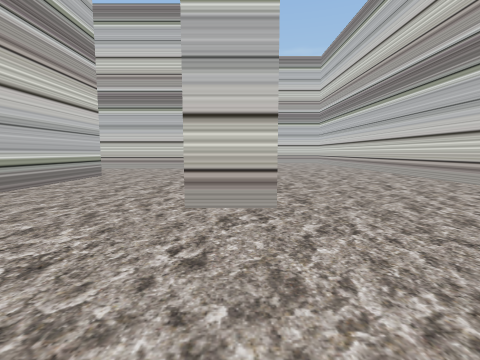
[1] (above)

18 first-person views from a walk through a 3-D level made in the Unity game engine. The camera is 1.5 m above the floor, tilts 6° down and sees 85° across. The floor is counted in squares, 2 m on a side. Each view is taken from the middle of a square. On the plan, view 1 faces up. The plan holds only what a view shows up to about 9 squares ahead; the rest is blank. The place goes on beyond the plan. The player is left out.

[2]
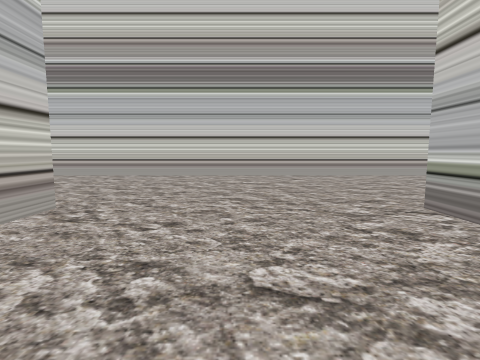

[3]
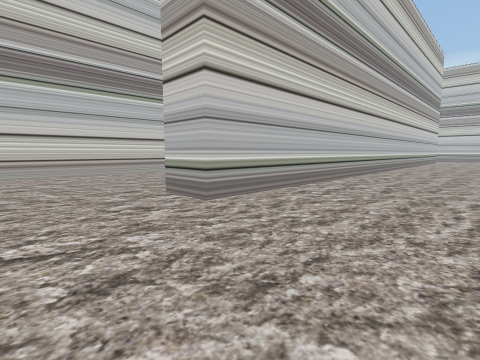

[4]
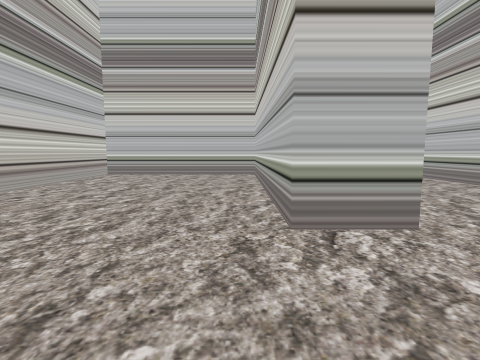

[5]
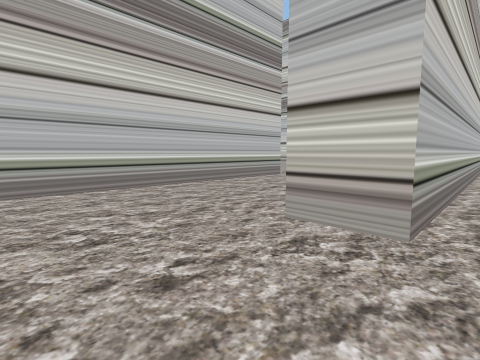

[6]
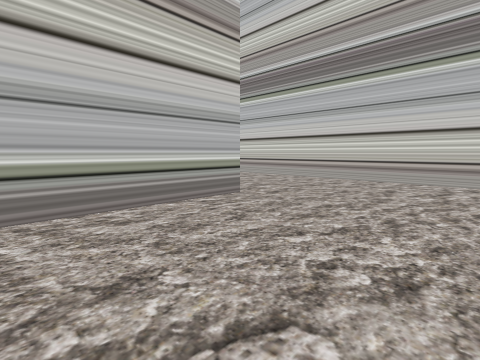

[7]
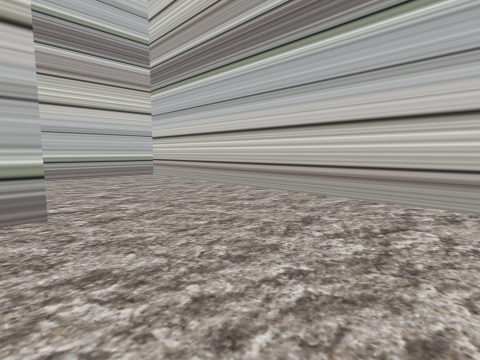

[8]
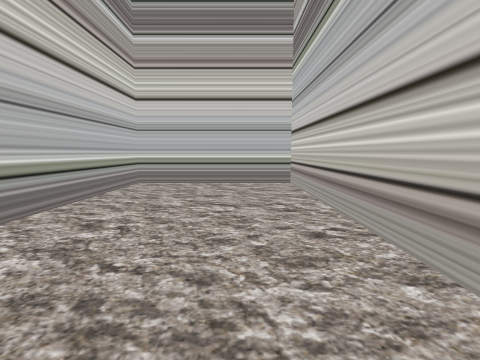

[9]
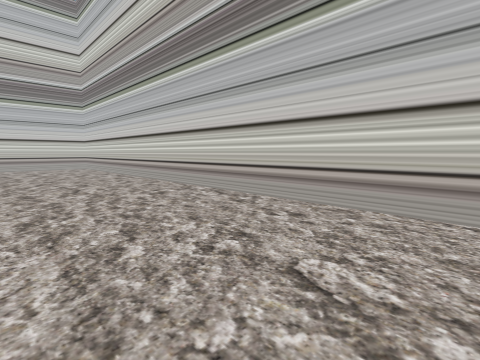

[10]
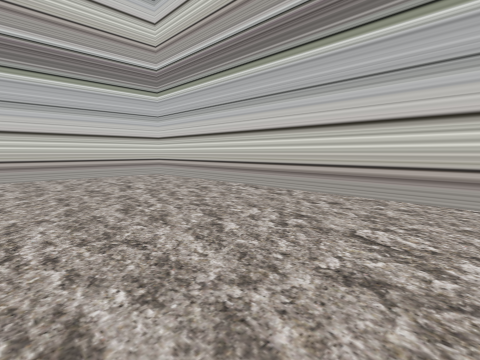

[11]
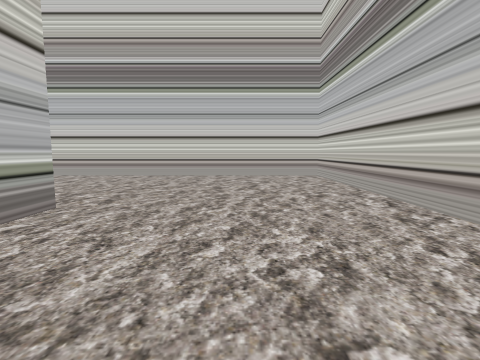

[12]
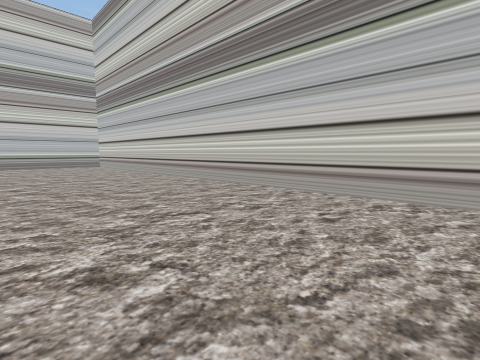

[13]
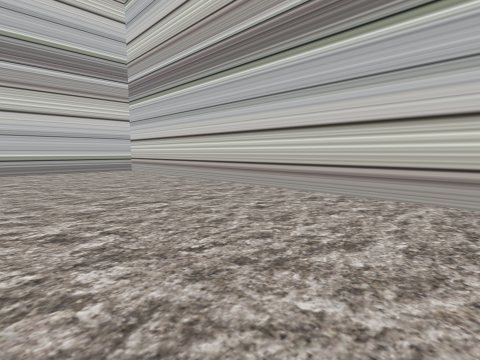

[14]
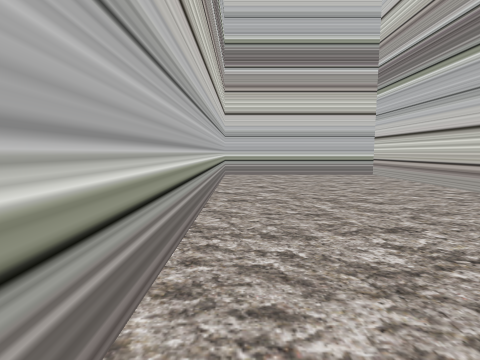

[15]
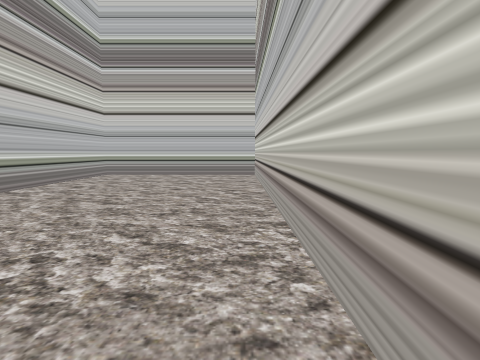

[16]
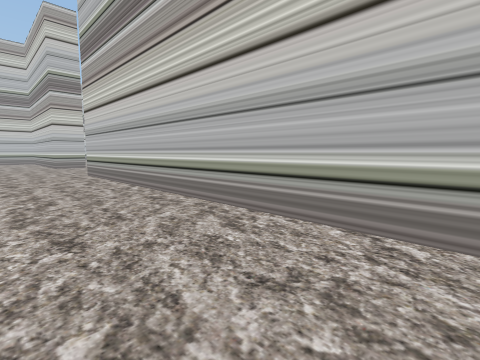

[17]
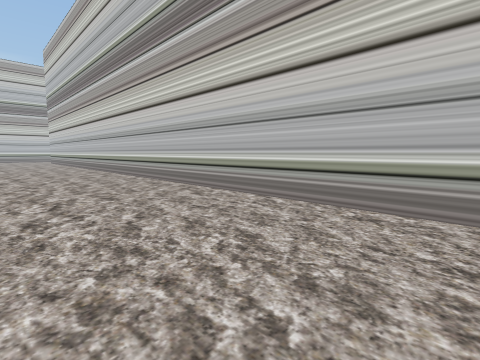

[18]
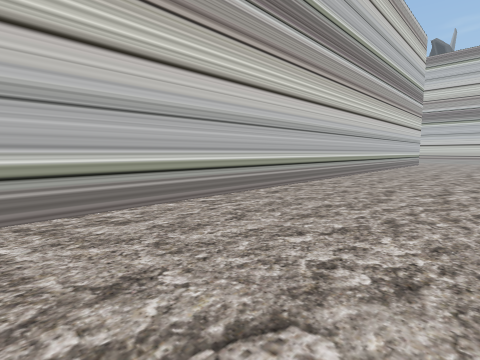

### Floor plan
Points are (right, up) in squares from view 1. A wall is a line through its corners. A room is listed if a view was taken in it or the views show most of it. See-through windows are left out.
Room 1 (views 1, 2, 3, 4, 5, 6, 7, 8, 9, 10, 11, 12, 13, 14, 15, 16, 17, 18)
walls: (-4.5, 8.6) (-4.5, -9.9); (-1.1, 12.3) (-9.4, 12.3) (-9.4, 8.5) (-5.6, 8.5); (0.5, 13.5) (0.5, 3.5) (-0.8, 3.5); (-0.8, -8.6) (-0.8, -1.5) (0.5, -1.5) (0.5, -7.9) (5.5, -7.9) (5.5, 18.5) (-13.8, 18.5) (-13.8, 13.5) (-5.5, 13.5)

Where each view was taken, in squares from view 1:
view 1: 0 up, 0 right, facing up
view 2: 1 up, 3 left, facing right
view 3: 1 up, 4 left, facing down-right
view 4: 1 up, 1 right, facing down
view 5: 1 up, 1 right, facing up-left
view 6: 5 up, 1 left, facing up-left
view 7: 8 up, 1 left, facing up-left
view 8: 11 up, 3 left, facing left
view 9: 5 up, 2 right, facing up-right
view 10: 10 up, 1 right, facing up-right
view 11: 10 up, 3 right, facing up
view 12: 14 up, 1 right, facing up-left
view 13: 14 up, 3 left, facing up-left
view 14: 14 up, 5 left, facing left
view 15: 18 up, 5 left, facing left
view 16: 13 up, 3 right, facing down-left
view 17: 0 up, 1 left, facing down-left
view 18: 10 down, 1 left, facing up-left
